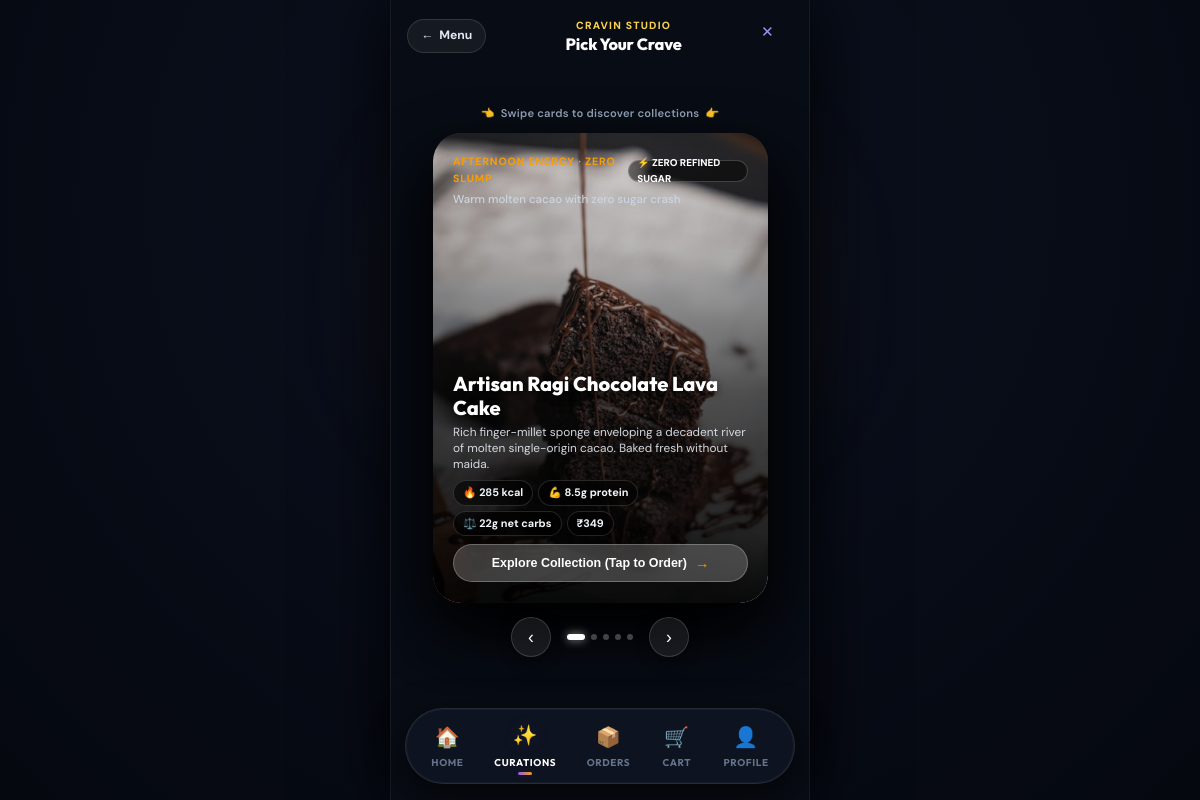
The app's page /app/curations with its own data.
### app/models/dessert.py (models this page shows, shortened)
class Dessert(Base):
    __tablename__ = "desserts"
    id: Mapped[str] = mapped_column(String(36), primary_key=True, default=lambda: str(uuid.uuid4()))
    name: Mapped[str] = mapped_column(String(200))
    description: Mapped[str] = mapped_column(Text, default="")
    short_description: Mapped[str] = mapped_column(String(300), default="")
    image_url: Mapped[str | None] = mapped_column(String(500), nullable=True)
    base_ingredients: Mapped[list] = mapped_column(JSON, default=list)
    recipe_steps: Mapped[list] = mapped_column(JSON, default=list)
    serving_size_g: Mapped[float] = mapped_column(Float, default=100.0)
    servings_per_recipe: Mapped[int] = mapped_column(Integer, default=1)
    calories: Mapped[float] = mapped_column(Float, default=0.0)
    protein_g: Mapped[float] = mapped_column(Float, default=0.0)
    carbs_g: Mapped[float] = mapped_column(Float, default=0.0)
    fat_g: Mapped[float] = mapped_column(Float, default=0.0)
    fiber_g: Mapped[float] = mapped_column(Float, default=0.0)
    sugar_equivalent_g: Mapped[float] = mapped_column(Float, default=0.0)
    full_nutrition: Mapped[dict | None] = mapped_column(JSON, nullable=True)
    tag: Mapped[str] = mapped_column(String(20), default="balanced")  # light, balanced, heavy
    allergens: Mapped[list] = mapped_column(JSON, default=list)  # ["nuts", "dairy", "gluten"]
    dietary_flags: Mapped[list] = mapped_column(JSON, default=list)  # ["vegan", "eggless", "gluten-free"]
    price: Mapped[float] = mapped_column(Float, default=0.0)  # INR
    is_ai_generated: Mapped[bool] = mapped_column(Boolean, default=False)
    ai_generation_prompt: Mapped[str | None] = mapped_column(Text, nullable=True)
    approval_status: Mapped[str] = mapped_column(String(20), default="approved")
    approved_by: Mapped[str | None] = mapped_column(String(36), nullable=True)
    baker_id: Mapped[str | None] = mapped_column(String(36), ForeignKey("bakers.id"), nullable=True)
    is_active: Mapped[bool] = mapped_column(Boolean, default=True)
    is_signature: Mapped[bool] = mapped_column(Boolean, default=False)  # platform signature items
    order_count: Mapped[int] = mapped_column(Integer, default=0)
    created_at: Mapped[datetime] = mapped_column(DateTime, default=datetime.utcnow)
    updated_at: Mapped[datetime] = mapped_column(DateTime, default=datetime.utcnow, onupdate=datetime.utcnow)
    baker: Mapped["Baker | None"] = relationship("Baker", back_populates="desserts", lazy="selectin")
    ingredients: Mapped[list["DessertIngredient"]] = relationship("DessertIngredient", back_populates="dessert", lazy="selectin")
    modifiers: Mapped[list["DessertModifier"]] = relationship("DessertModifier", back_populates="dessert", lazy="selectin")

### app/main.py (the view)
@app.get("/app/curations", response_class=HTMLResponse)
async def customer_curations(request: Request, db: AsyncSession = Depends(get_db)):
    user = await get_template_user(request, db)
    initial_collection = request.query_params.get("collection", "afternoon-treats")
    result = await db.execute(
        select(Dessert).where(Dessert.is_active == True, Dessert.approval_status == "approved")
        .order_by(Dessert.order_count.desc())
    )
    desserts = result.scalars().all()
    curations = [
        {
            "id": "afternoon-treats",
            "title": "AFTERNOON ENERGY · ZERO SLUMP",
            "subtitle": "Warm molten cacao with zero sugar crash",
            "dish_name": "Artisan Ragi Chocolate Lava Cake",
            "tagline": "Molten 85% Dark Cacao · Medjool Date Sweetness",
            "image_url": "/static/images/ragi-lava-cake.jpg",
            "calories": 285,
            "protein": "8.5g",
            "carbs": "22g net carbs",
            "price": 349,
            "theme_color": "#F59E0B",
            "glow_color": "rgba(245, 158, 11, 0.45)",
            "dessert_id": next((d.id for d in desserts if "lava" in d.name.lower()), desserts[0].id if desserts else ""),
            "baker": "Goa Home Artisan",
            "badge": "⚡ ZERO REFINED SUGAR",
            "description": "Rich finger-millet sponge enveloping a decadent river of molten single-origin cacao. Baked fresh without maida."
        },
        {
            "id": "royal-heritage",
            "title": "ROYAL HERITAGE · ZERO SUGAR",
            "subtitle": "Kashmiri saffron & cardamom infused dumplings",
            "dish_name": "Almond Flour Royal Gulab Jamun",
            "tagline": "Almond Flour Khoya · Pure Date Syrup Infusion",
            "image_url": "/static/images/almond-gulab-jamun.jpg",
            "calories": 210,
            "protein": "6.2g",
            "carbs": "16g net carbs",
            "price": 299,
            "theme_color": "#8B5CF6",
            "glow_color": "rgba(139, 92, 246, 0.45)",
            "dessert_id": next((d.id for d in desserts if "jamun" in d.name.lower()), desserts[1].id if len(desserts) > 1 else ""),
            "baker": "Heritage Confectionery",
            "badge": "👑 CHEF'S SIGNATURE",
            "description": "Slow-simmered almond flour dough pearls soaked in warm date syrup fragrant with cardamom and wild rose water."
        },
        {
            "id": "guilt-free-chill",
            "title": "GUILT-FREE INDULGENCE · HIGH PROTEIN",
            "subtitle": "Alphonso mango cream with Greek yogurt base",
            "dish_name": "Goan Mango Greek Yogurt Cheesecake",
            "tagline": "100% Monk Fruit · Probiotic Greek Yogurt",
            "image_url": "/static/images/mango-cheesecake.jpg",
            "calories": 220,
            "protein": "11.0g",
            "carbs": "14g net carbs",
            "price": 379,
            "theme_color": "#10B981",
            "glow_color": "rgba(16, 185, 129, 0.45)",
            "dessert_id": next((d.id for d in desserts if "cheesecake" in d.name.lower()), desserts[2].id if len(desserts) > 2 else ""),
            "baker": "The Clean Patisserie",
            "badge": "🥭 FRESH HARVEST",
            "description": "A velvety cloud of strained probiotic yogurt blended with sun-ripened Goan mangoes atop an almond oat crust."
        },
        {
            "id": "royal-rasmalai",
            "title": "SUGAR-FREE ELEGANCE · KETO CLEAN",
            "subtitle": "Allulose-steeped saffron chenna pillows",
            "dish_name": "Allulose Saffron Malai Rasmalai",
            "tagline": "Zero Glycemic Impact · Saffron Infused Milk",
            "image_url": "/static/images/allulose-rasmalai.jpg",
            "calories": 185,
            "protein": "9.8g",
            "carbs": "8g net carbs",
            "price": 329,
            "theme_color": "#FCD34D",
            "glow_color": "rgba(252, 211, 77, 0.45)",
            "dessert_id": next((d.id for d in desserts if "rasmalai" in d.name.lower()), desserts[0].id if desserts else ""),
            "baker": "Vedic Sweets Goa",
            "badge": "✨ PURE ALLULOSE",
            "description": "Delicate handmade chenna discs steeped in thick saffron milk, zero artificial sweeteners, zero spike."
        },
        {
            "id": "protein-power",
            "title": "POWER BAKE · ZERO MAIDA",
            "subtitle": "Dense walnut fudge with roasted ragi flour",
            "dish_name": "Date & Walnut Superfood Brownie",
            "tagline": "Medjool Dates · California Walnuts · 100% Cocoa",
            "image_url": "/static/images/date-walnut-brownie.jpg",
            "calories": 240,
            "protein": "12.0g",
            "carbs": "18g net carbs",
            "price": 279,
            "theme_color": "#EA580C",
            "glow_color": "rgba(234, 88, 12, 0.45)",
            "dessert_id": next((d.id for d in desserts if "brownie" in d.name.lower()), desserts[0].id if desserts else ""),
            "baker": "Goa Fitness Kitchen",
            "badge": "💪 12G PROTEIN",
            "description": "Chewy, fudgy, and packed with brain-boosting omega-3 walnuts and high fiber dates. The ultimate clean sweet fuel."
        }
    ]
    return TR(request, "customer/curations.html", {
        "user": user,
        "curations": curations,
        "initial_collection": initial_collection,
    })

### app/templates/customer/curations.html (shortened to what this page needs)
{% extends "base.html" %}
{% block body %}
<div class="curations-desktop-canvas">
    <div class="curations-phone-frame">
        <header class="curations-header">
            <a href="/app/" class="btn-curation-back" id="btn-back-menu">
                <span>←</span> <span>Menu</span>
            </a>
            <div class="curations-title-wrap">
                <div class="curations-title-brand">Cravin Studio</div>
                <h2 class="curations-title-headline">Pick Your Crave</h2>
            </div>
            <a href="/app/" class="search-back-btn" title="Close Curations Deck" style="width: 32px; height: 32px; min-height: 32px; font-size: 0.95rem;">
                ✕
            </a>
        </header>
        <main class="deck-stage-wrapper">
            <div class="curations-instructions-hint">
                <span>👈</span> <span>Swipe cards to discover collections</span> <span>👉</span>
            </div>
            <div class="deck-container-3d" id="deck-container">
                {% for item in curations %}
                <div class="curation-deck-card"
                     id="card-{{ loop.index0 }}"
                     data-index="{{ loop.index0 }}"
                     data-theme="{{ item.theme_color }}"
                     data-glow="{{ item.glow_color }}"
                     data-dessert-id="{{ item.dessert_id }}"
                     data-name="{{ item.dish_name|replace('\'', '\\\'') }}"
                     data-price="{{ item.price }}"
                     data-calories="{{ item.calories }}">
                    <img src="{{ item.image_url }}" alt="{{ item.dish_name }}" class="curation-card-bg-img" loading="eager">
                    <div class="curation-card-scrim"></div>
                    <div class="curation-card-content">
                        <div>
                            <div class="flex items-center justify-between">
                                <span class="curation-top-header" style="color: {{ item.theme_color }};">
                                    {{ item.title }}
                                </span>
                                <span class="badge" style="background: rgba(0, 0, 0, 0.5); border: 1px solid rgba(255,255,255,0.2); color: #FFFFFF; font-size: 0.62rem; font-weight: 800;">
                                    {{ item.badge }}
                                </span>
                            </div>
                            <p style="font-size: 0.72rem; color: #CBD5E1; margin: 3px 0 0 0; font-weight: 500;">
                                {{ item.subtitle }}
                            </p>
                        </div>
                        <div>
                            <h3 style="font-size: 1.25rem; font-weight: 800; color: #FFFFFF; line-height: 1.2; margin: 0 0 4px 0; text-shadow: 0 2px 8px rgba(0,0,0,0.7);">
                                {{ item.dish_name }}
                            </h3>
                            <p style="font-size: 0.74rem; color: #E2E8F0; line-height: 1.35; margin: 0 0 7px 0; opacity: 0.92;">
                                {{ item.description }}
                            </p>
                            <div class="curation-macro-pills">
                                <span class="curation-macro-badge">🔥 {{ item.calories }} kcal</span>
                                <span class="curation-macro-badge" style="color: #6EE7B7; border-color: rgba(16, 185, 129, 0.4);">💪 {{ item.protein }} protein</span>
                                <span class="curation-macro-badge" style="color: #FDE68A;">⚖️ {{ item.carbs }}</span>
                                <span class="curation-macro-badge" style="color: #FFFFFF; font-weight: 800;">₹{{ item.price }}</span>
                            </div>
                            <button type="button"
                                    class="curation-cta-pill backdrop-blur-md bg-white/20 hover:bg-white/30 text-white text-xs font-semibold px-4 py-2.5 rounded-full border border-white/20 flex items-center gap-2 transition"
                                    onclick="event.stopPropagation(); orderCuratedItem('{{ item.dessert_id }}', '{{ item.dish_name|replace('\'', '\\\'') }}', {{ item.price }}, {{ item.calories }});">
                                <span>Explore Collection (Tap to Order)</span>
                                <span style="font-size: 0.9rem; color: {{ item.theme_color }};">→</span>
                            </button>
                        </div>
                    </div>
                </div>
                {% endfor %}
            </div>
            <div class="deck-controls-bar">
                <button type="button" class="deck-control-btn" id="btn-prev" onclick="prevCard()" title="Previous Collection" aria-label="Previous">
                    ‹
                </button>
                <div class="deck-dots" id="deck-dots">
                    {% for item in curations %}
                    <div class="deck-dot {% if loop.first %}active{% endif %}" data-dot-index="{{ loop.index0 }}"></div>
                    {% endfor %}
                </div>
                <button type="button" class="deck-control-btn" id="btn-next" onclick="nextCard()" title="Next Collection" aria-label="Next">
                    ›
                </button>
            </div>
        </main>
        <nav class="bottom-nav">
            <a href="/app/">
                <span class="nav-icon">🏠</span>
                <span>Home</span>
            </a>
            <a href="/app/curations" class="active">
                <span class="nav-icon">✨</span>
                <span>Curations</span>
            </a>
            <a href="/app/orders">
                <span class="nav-icon">📦</span>
                <span>Orders</span>
            </a>
            <a href="/app/cart" style="position: relative;">
                <span class="nav-icon">🛒</span>
                <span>Cart</span>
            </a>
            <a href="/app/profile">
                <span class="nav-icon">👤</span>
                <span>Profile</span>
            </a>
        </nav>
    </div>
</div>
{% endblock %}

### app/templates/base.html (style rules this page uses)
.bottom-nav { position: fixed !important; bottom: 16px !important; left: 50% !important; transform: translateX(-50%) !important; width: calc(100% - 24px) !important; max-width: 390px !important; background: rgba(15, 21, 35, 0.88) !important; border: 1px solid rgba(255, 255, 255, 0.1) !important; border-radius: 9999px !important; display: flex !important; align-items: center !important; justify-content: space-around !important; padding: 6px 10px !important; padding-bottom: max(6px, env(safe-area-inset-bottom)) !important; z-index: 1000 !important; box-shadow: 0 12px 36px rgba(0, 0, 0, 0.65), 0 0 0 1px rgba(255, 255, 255, 0.04) inset !important; backdrop-filter: blur(24px) !important; -webkit-backdrop-filter: blur(24px) !important; }
.bottom-nav a { display: flex !important; flex-direction: column !important; align-items: center !important; gap: 2px !important; padding: 6px 8px !important; color: var(--text-tertiary) !important; font-size: 0.62rem !important; font-family: var(--font-display) !important; font-weight: 700 !important; text-decoration: none !important; letter-spacing: 0.06em !important; text-transform: uppercase !important; transition: all var(--duration-fast) var(--ease-spring) !important; min-width: 48px !important; justify-content: center !important; border-radius: 9999px !important; position: relative !important; }
.bottom-nav a .nav-icon { font-size: 1.25rem !important; transition: transform var(--duration-fast) var(--ease-spring) !important; }
.bottom-nav a.active { color: #FFFFFF !important; }
.bottom-nav a.active .nav-icon { transform: translateY(-2px) !important; filter: drop-shadow(0 0 8px var(--jamun-glow)) !important; }
.bottom-nav a.active::after { content: '' !important; position: absolute !important; bottom: 2px !important; width: 14px !important; height: 3px !important; border-radius: 9999px !important; background: linear-gradient(90deg, var(--jamun), var(--honey)) !important; box-shadow: 0 0 10px var(--jamun-glow) !important; }

### records on screen
Dessert: image_url (picture), title "AFTERNOON ENERGY · ZERO SLUMP", badge "⚡ ZERO REFINED SUGAR", subtitle "Warm molten cacao with zero sugar crash", dish_name "Artisan Ragi Chocolate Lava Cake", description "Rich finger-millet sponge enveloping a decadent river of molten single-origin cacao. Baked fresh without maida.", calories "285", protein "8.5g", carbs "22g net carbs", price "349"
